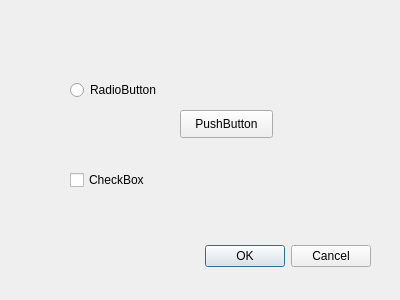
<?xml version="1.0" encoding="UTF-8"?>
<ui version="4.0">
 <class>testwin</class>
 <widget class="QDialog" name="testwin">
  <property name="geometry">
   <rect>
    <x>0</x>
    <y>0</y>
    <width>400</width>
    <height>300</height>
   </rect>
  </property>
  <property name="windowTitle">
   <string>Dialog</string>
  </property>
  <widget class="QDialogButtonBox" name="buttonBox">
   <property name="geometry">
    <rect>
     <x>30</x>
     <y>240</y>
     <width>341</width>
     <height>32</height>
    </rect>
   </property>
   <property name="orientation">
    <enum>Qt::Horizontal</enum>
   </property>
   <property name="standardButtons">
    <set>QDialogButtonBox::Cancel|QDialogButtonBox::Ok</set>
   </property>
  </widget>
  <widget class="QCheckBox" name="checkBox">
   <property name="geometry">
    <rect>
     <x>70</x>
     <y>170</y>
     <width>81</width>
     <height>20</height>
    </rect>
   </property>
   <property name="text">
    <string>CheckBox</string>
   </property>
  </widget>
  <widget class="QRadioButton" name="radioButton">
   <property name="geometry">
    <rect>
     <x>70</x>
     <y>80</y>
     <width>95</width>
     <height>20</height>
    </rect>
   </property>
   <property name="text">
    <string>RadioButton</string>
   </property>
  </widget>
  <widget class="QPushButton" name="pushButton">
   <property name="geometry">
    <rect>
     <x>180</x>
     <y>110</y>
     <width>93</width>
     <height>28</height>
    </rect>
   </property>
   <property name="text">
    <string>PushButton</string>
   </property>
  </widget>
 </widget>
 <resources/>
 <connections>
  <connection>
   <sender>buttonBox</sender>
   <signal>accepted()</signal>
   <receiver>testwin</receiver>
   <slot>accept()</slot>
   <hints>
    <hint type="sourcelabel">
     <x>248</x>
     <y>254</y>
    </hint>
    <hint type="destinationlabel">
     <x>157</x>
     <y>274</y>
    </hint>
   </hints>
  </connection>
  <connection>
   <sender>buttonBox</sender>
   <signal>rejected()</signal>
   <receiver>testwin</receiver>
   <slot>reject()</slot>
   <hints>
    <hint type="sourcelabel">
     <x>316</x>
     <y>260</y>
    </hint>
    <hint type="destinationlabel">
     <x>286</x>
     <y>274</y>
    </hint>
   </hints>
  </connection>
 </connections>
</ui>
